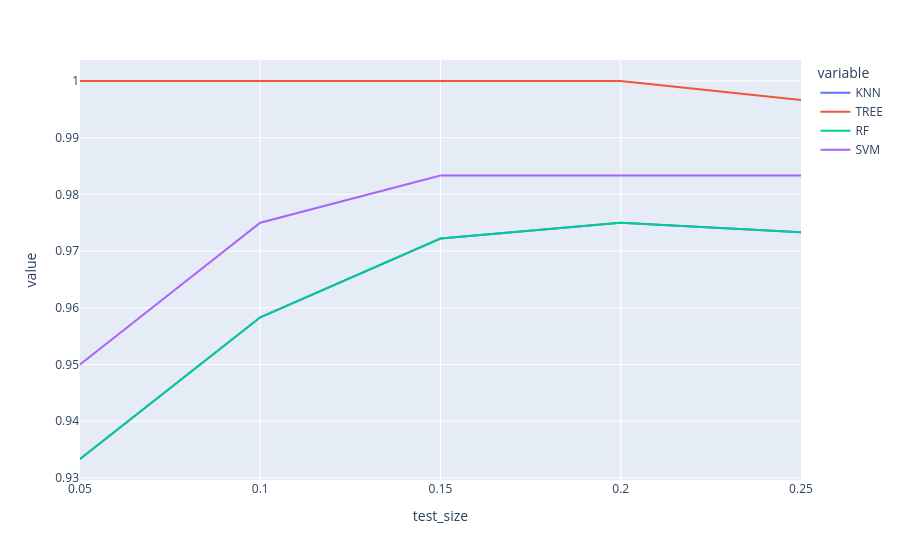

Notebook source saved alongside this figure:
### Code cell
px.line(score_df,x="test_size",y=[score_df.KNN,score_df.TREE,score_df.RF,score_df.SVM])

### Figure 1 — Plotly figure (JSON) as saved in the notebook; plotly's stock layout.template omitted (floating-point values rounded to 4 significant figures)
{"data": [{"hovertemplate": "variable=KNN<br>test_size=%{x}<br>value=%{y}<extra></extra>", "legendgroup": "KNN", "line": {"color": "#636efa", "dash": "solid"}, "marker": {"symbol": "circle"}, "mode": "lines", "name": "KNN", "orientation": "v", "showlegend": true, "type": "scatter", "x": [0.05, 0.1, 0.15, 0.2, 0.25], "xaxis": "x", "y": [0.9333, 0.9583, 0.9722, 0.975, 0.9733], "yaxis": "y"}, {"hovertemplate": "variable=TREE<br>test_size=%{x}<br>value=%{y}<extra></extra>", "legendgroup": "TREE", "line": {"color": "#EF553B", "dash": "solid"}, "marker": {"symbol": "circle"}, "mode": "lines", "name": "TREE", "orientation": "v", "showlegend": true, "type": "scatter", "x": [0.05, 0.1, 0.15, 0.2, 0.25], "xaxis": "x", "y": [1.0, 1.0, 1.0, 1.0, 0.9967], "yaxis": "y"}, {"hovertemplate": "variable=RF<br>test_size=%{x}<br>value=%{y}<extra></extra>", "legendgroup": "RF", "line": {"color": "#00cc96", "dash": "solid"}, "marker": {"symbol": "circle"}, "mode": "lines", "name": "RF", "orientation": "v", "showlegend": true, "type": "scatter", "x": [0.05, 0.1, 0.15, 0.2, 0.25], "xaxis": "x", "y": [0.9333, 0.9583, 0.9722, 0.975, 0.9733], "yaxis": "y"}, {"hovertemplate": "variable=SVM<br>test_size=%{x}<br>value=%{y}<extra></extra>", "legendgroup": "SVM", "line": {"color": "#ab63fa", "dash": "solid"}, "marker": {"symbol": "circle"}, "mode": "lines", "name": "SVM", "orientation": "v", "showlegend": true, "type": "scatter", "x": [0.05, 0.1, 0.15, 0.2, 0.25], "xaxis": "x", "y": [0.95, 0.975, 0.9833, 0.9833, 0.9833], "yaxis": "y"}], "layout": {"legend": {"title": {"text": "variable"}, "tracegroupgap": 0}, "margin": {"t": 60}, "xaxis": {"anchor": "y", "domain": [0, 1], "title": {"text": "test_size"}}, "yaxis": {"anchor": "x", "domain": [0, 1], "title": {"text": "value"}}}}
